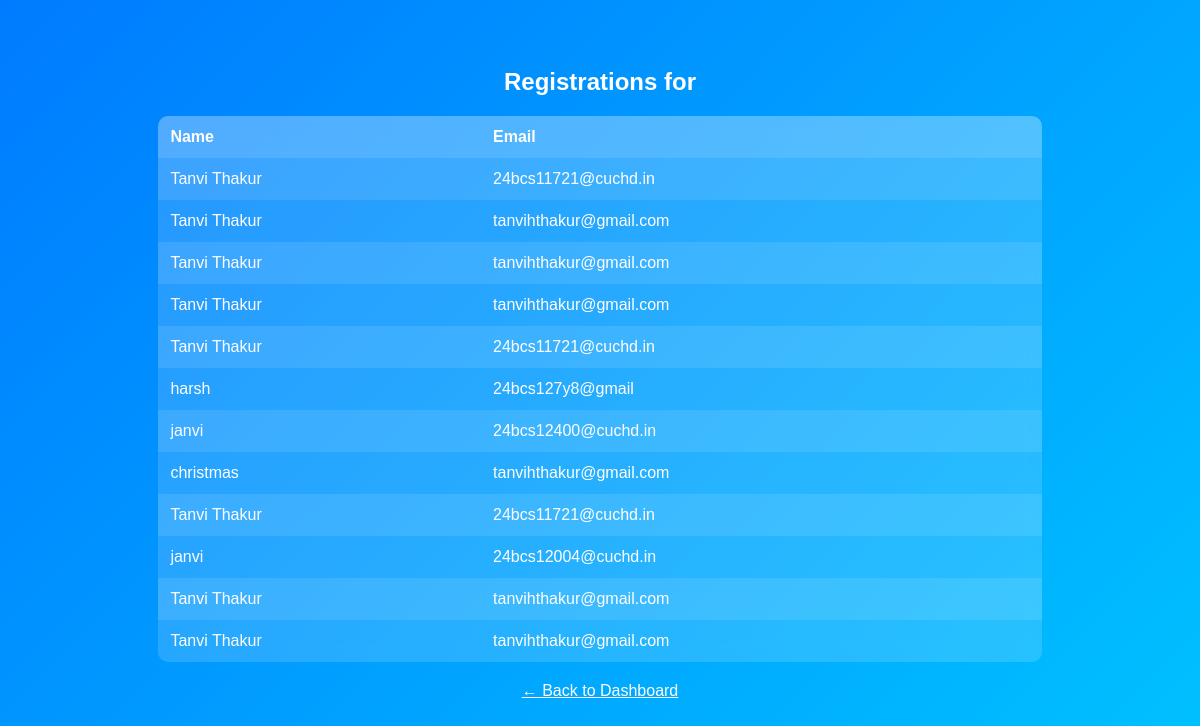
The app's page /view_registrations/2 (signed in) with its own data.
### tables this page shows
CREATE TABLE registrations (
    id INTEGER PRIMARY KEY AUTOINCREMENT,
    event_id INTEGER,
    name TEXT,
    email TEXT
);

### app.py (the view)
@app.route("/view_registrations/<int:event_id>")
def view_registrations(event_id):
    if "user_id" not in session or session["role"] != "admin":
        return redirect("/home")
    conn = get_db()
    c = conn.cursor()
    c.execute("SELECT name FROM events WHERE id=?", (event_id,))
    event = c.fetchone()
    c.execute("SELECT name, email FROM registrations WHERE event_id=?", (event_id,))
    registrations = c.fetchall()
    conn.close()
    return render_template("view_registrations.html", event=event, registrations=registrations)

### app.py (called while the page is built)
def get_db():
    return sqlite3.connect(DB_PATH)

### templates/view_registrations.html (shortened to what this page needs)
<!DOCTYPE html>
<html>
<head>
</head>
<body>
    <h2>Registrations for {{ event[0] }}</h2>
    {% if registrations %}
    <table>
        <tr>
            <th>Name</th>
            <th>Email</th>
        </tr>
        {% for r in registrations %}
        <tr>
            <td>{{ r[0] }}</td>
            <td>{{ r[1] }}</td>
        </tr>
        {% endfor %}
    </table>
    {% else %}
        <p>No registrations found for this event.</p>
    {% endif %}
    <a href="/home">← Back to Dashboard</a>
</body>
</html>

### templates/view_registrations.html (style rules this page uses)
body { font-family: Arial, sans-serif; background: linear-gradient(135deg, #007BFF, #00C6FF); color: white; display: flex; flex-direction: column; align-items: center; padding: 40px; min-height: 100vh; }
h2 { margin-bottom: 20px; }
table { width: 80%; border-collapse: collapse; background: rgba(255,255,255,0.15); backdrop-filter: blur(10px); border-radius: 10px; overflow: hidden; }
th, td { padding: 12px; text-align: left; color: white; }
th { background: rgba(255,255,255,0.2); }
tr:nth-child(even) { background: rgba(255,255,255,0.1); }
a { margin-top: 20px; color: #fff; text-decoration: underline; }

### records on screen
registrations: name "Tanvi Thakur", email "24bcs11721@cuchd.in"
registrations: name "Tanvi Thakur", email "tanvihthakur@gmail.com"
registrations: name "Tanvi Thakur", email "tanvihthakur@gmail.com"
registrations: name "Tanvi Thakur", email "tanvihthakur@gmail.com"
registrations: name "Tanvi Thakur", email "24bcs11721@cuchd.in"
registrations: name "harsh", email "24bcs127y8@gmail"
registrations: name "janvi", email "24bcs12400@cuchd.in"
registrations: name "christmas", email "tanvihthakur@gmail.com"
registrations: name "Tanvi Thakur", email "24bcs11721@cuchd.in"
registrations: name "janvi", email "24bcs12004@cuchd.in"
registrations: name "Tanvi Thakur", email "tanvihthakur@gmail.com"
registrations: name "Tanvi Thakur", email "tanvihthakur@gmail.com"
